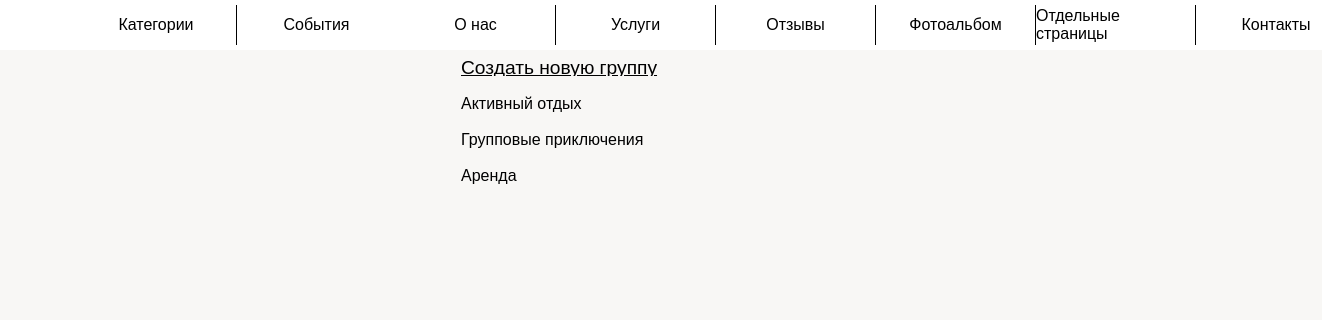
/admin_panel/category_types (signed in), run on the app's committed database.
### app/models.py (models this page shows)
class Type(db.Model):
    id = db.Column(db.Integer, primary_key=True, index=True, unique=True)
    name = db.Column(db.String(128))
    number = db.Column(db.Integer, default=500)  # порядковый номер
    categories = db.relationship("CategoryType", backref="type", lazy="dynamic")

### app/admin_panel/routes.py (the view)
@bp.route("/category_types", methods=["GET"])
@login_required
def category_types():
    category_types = Type.query.order_by(Type.number).all()
    return render_template(
        "admin_panel/category_types.html",
        title="Группы категорий",
        category_types=category_types,
    )

### app/admin_panel/routes.py (called while the page is built)
@bp.after_request
def add_header(r):
    r.headers["Cache-Control"] = "no-cache, no-store, must-revalidate"
    r.headers["Pragma"] = "no-cache"
    r.headers["Expires"] = "1"
    r.headers["Cache-Control"] = "public, max-age=0"
    return r

### app/models.py (called while the page is built)
@login.user_loader
def load_user(id):
    return Admin.query.get(int(id))

### app/templates/admin_panel/category_types.html (shortened to what this page needs)
{% extends "admin_panel/base.html" %}
{% block scripts %}
    <link rel="stylesheet" href="{{ url_for('static', filename='admin_panel.css') }}">
    <link rel="stylesheet" href="{{ url_for('static', filename='admin_panel_phone.css') }}">
    <link rel="stylesheet" href="{{ url_for('static', filename='/admin_panel/comments.css') }}">
{% endblock %}
{% block app_content %}
    <div class="grid_panel">
        <div class="grid_block partners_map">
            <div class="new_comment comment">
                <a href="{{ url_for('admin_panel.category_type_create') }}">Создать новую группу</a>
            </div>
            {% set i = namespace(a=0) %}
            {% for type in category_types %}
                <a class="edit_com" href="{{ url_for('admin_panel.edit_category_type') }}?type_id={{ type.id }}">
                    <div class="comment">
                        <div class="comment_name">{{ type.name }}</div>
                    </div>
                </a>
                {% set i.a = i.a + 1 %}
            {% endfor %}
        </div>
    </div>
{% endblock %}

### app/static/main/main.css (style rules this page uses)
:root { --background-color: rgba(169, 191, 239, 0.15); --primary-color: #ffa300; --primary-font-size: 16px; --primary-font-family: Arial, sans-serif; --primary-content-width: 960px; --primary-content-height: 100px; --modal_window_time: none; --vw: none; --vh: none; }
html { box-sizing: border-box; -webkit-tap-highlight-color: rgba(0, 0, 0, 0); height: 100vh; }
*, *:before, *:after { box-sizing: inherit; }
* { appearance: none; -webkit-appearance: none; font-family: var(--primary-font-family); }
body { margin: 0; -webkit-text-size-adjust: none; background-color: rgba(209, 207, 188, 0.15); height: 100vh; }

### app/static/admin_panel.css (style rules this page uses)
.grid_panel { display: grid; grid-template-columns: min(95%, 960px); justify-content: center; }
.grid_block { display: grid; grid-template-columns: 100%; min-height: 100px; justify-items: center; align-items: center; }
.partners_map { border-radius: 5px; margin-bottom: 10px; }

### app/static/admin_panel/comments.css (style rules this page uses)
.new_comment { display: flex; justify-content: flex-start; width: min(100%, 400px); margin: 10px auto; }
.new_comment > a { color: black; font-size: calc(var(--primary-font-size) * 1.2) }
.comment { display: flex; flex-direction: row; align-items: center; overflow: hidden; height: calc(var(--primary-font-size)); font-size: var(--primary-font-size); text-align: left; }
.comment_name { display: block; min-width: max-content; text-align: left; margin-right: 10px; }
.edit_com { margin: 10px auto; color: black; text-decoration: none; width: min(100%, 400px); height: min-content; }

### data on the page
Type: name "Активный отдых"
Type: name "Групповые приключения"
Type: name "Аренда"
